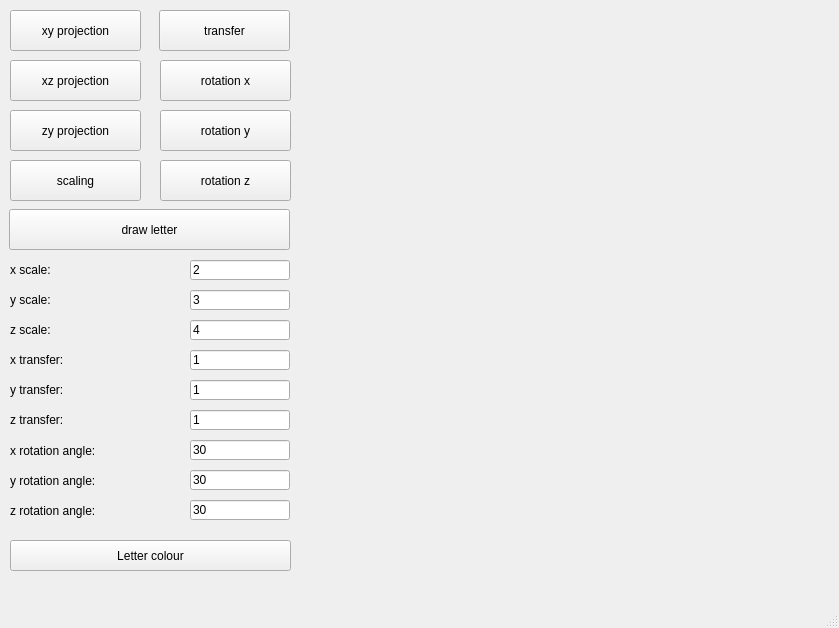
<?xml version="1.0" encoding="UTF-8"?>
<ui version="4.0">
 <class>MainWindow</class>
 <widget class="QMainWindow" name="MainWindow">
  <property name="geometry">
   <rect>
    <x>0</x>
    <y>0</y>
    <width>839</width>
    <height>628</height>
   </rect>
  </property>
  <property name="windowTitle">
   <string>MainWindow</string>
  </property>
  <widget class="QWidget" name="centralwidget">
   <widget class="letter" name="widget" native="true">
    <property name="geometry">
     <rect>
      <x>300</x>
      <y>10</y>
      <width>511</width>
      <height>531</height>
     </rect>
    </property>
   </widget>
   <widget class="QPushButton" name="pushButton">
    <property name="geometry">
     <rect>
      <x>10</x>
      <y>10</y>
      <width>131</width>
      <height>41</height>
     </rect>
    </property>
    <property name="text">
     <string>xy projection</string>
    </property>
   </widget>
   <widget class="QPushButton" name="pushButton_2">
    <property name="geometry">
     <rect>
      <x>10</x>
      <y>60</y>
      <width>131</width>
      <height>41</height>
     </rect>
    </property>
    <property name="text">
     <string>xz projection</string>
    </property>
   </widget>
   <widget class="QPushButton" name="pushButton_3">
    <property name="geometry">
     <rect>
      <x>10</x>
      <y>110</y>
      <width>131</width>
      <height>41</height>
     </rect>
    </property>
    <property name="text">
     <string>zy projection</string>
    </property>
   </widget>
   <widget class="QPushButton" name="pushButton_4">
    <property name="geometry">
     <rect>
      <x>10</x>
      <y>160</y>
      <width>131</width>
      <height>41</height>
     </rect>
    </property>
    <property name="text">
     <string>scaling</string>
    </property>
   </widget>
   <widget class="QPushButton" name="pushButton_5">
    <property name="geometry">
     <rect>
      <x>159</x>
      <y>10</y>
      <width>131</width>
      <height>41</height>
     </rect>
    </property>
    <property name="text">
     <string>transfer</string>
    </property>
   </widget>
   <widget class="QPushButton" name="pushButton_6">
    <property name="geometry">
     <rect>
      <x>160</x>
      <y>60</y>
      <width>131</width>
      <height>41</height>
     </rect>
    </property>
    <property name="text">
     <string>rotation x</string>
    </property>
   </widget>
   <widget class="QPushButton" name="pushButton_7">
    <property name="geometry">
     <rect>
      <x>160</x>
      <y>110</y>
      <width>131</width>
      <height>41</height>
     </rect>
    </property>
    <property name="text">
     <string>rotation y</string>
    </property>
   </widget>
   <widget class="QPushButton" name="pushButton_8">
    <property name="geometry">
     <rect>
      <x>160</x>
      <y>160</y>
      <width>131</width>
      <height>41</height>
     </rect>
    </property>
    <property name="text">
     <string>rotation z</string>
    </property>
   </widget>
   <widget class="QPushButton" name="pushButton_9">
    <property name="geometry">
     <rect>
      <x>9</x>
      <y>209</y>
      <width>281</width>
      <height>41</height>
     </rect>
    </property>
    <property name="text">
     <string>draw letter</string>
    </property>
   </widget>
   <widget class="QLabel" name="label">
    <property name="geometry">
     <rect>
      <x>10</x>
      <y>260</y>
      <width>171</width>
      <height>20</height>
     </rect>
    </property>
    <property name="text">
     <string>x scale:</string>
    </property>
   </widget>
   <widget class="QLineEdit" name="lineEdit">
    <property name="geometry">
     <rect>
      <x>190</x>
      <y>260</y>
      <width>100</width>
      <height>20</height>
     </rect>
    </property>
    <property name="text">
     <string>2</string>
    </property>
   </widget>
   <widget class="QLabel" name="label_2">
    <property name="geometry">
     <rect>
      <x>10</x>
      <y>290</y>
      <width>171</width>
      <height>20</height>
     </rect>
    </property>
    <property name="text">
     <string>y scale:</string>
    </property>
   </widget>
   <widget class="QLabel" name="label_3">
    <property name="geometry">
     <rect>
      <x>10</x>
      <y>320</y>
      <width>171</width>
      <height>20</height>
     </rect>
    </property>
    <property name="text">
     <string>z scale:</string>
    </property>
   </widget>
   <widget class="QLabel" name="label_4">
    <property name="geometry">
     <rect>
      <x>10</x>
      <y>350</y>
      <width>171</width>
      <height>20</height>
     </rect>
    </property>
    <property name="text">
     <string>x transfer:</string>
    </property>
   </widget>
   <widget class="QLabel" name="label_5">
    <property name="geometry">
     <rect>
      <x>10</x>
      <y>380</y>
      <width>171</width>
      <height>20</height>
     </rect>
    </property>
    <property name="text">
     <string>y transfer:</string>
    </property>
   </widget>
   <widget class="QLabel" name="label_6">
    <property name="geometry">
     <rect>
      <x>10</x>
      <y>410</y>
      <width>171</width>
      <height>20</height>
     </rect>
    </property>
    <property name="text">
     <string>z transfer:</string>
    </property>
   </widget>
   <widget class="QLabel" name="label_7">
    <property name="geometry">
     <rect>
      <x>10</x>
      <y>430</y>
      <width>171</width>
      <height>41</height>
     </rect>
    </property>
    <property name="text">
     <string>x rotation angle:</string>
    </property>
   </widget>
   <widget class="QLabel" name="label_8">
    <property name="geometry">
     <rect>
      <x>10</x>
      <y>460</y>
      <width>171</width>
      <height>41</height>
     </rect>
    </property>
    <property name="text">
     <string>y rotation angle: </string>
    </property>
   </widget>
   <widget class="QLabel" name="label_9">
    <property name="geometry">
     <rect>
      <x>10</x>
      <y>490</y>
      <width>171</width>
      <height>41</height>
     </rect>
    </property>
    <property name="text">
     <string>z rotation angle:</string>
    </property>
   </widget>
   <widget class="QLineEdit" name="lineEdit_2">
    <property name="geometry">
     <rect>
      <x>190</x>
      <y>290</y>
      <width>100</width>
      <height>20</height>
     </rect>
    </property>
    <property name="text">
     <string>3</string>
    </property>
   </widget>
   <widget class="QLineEdit" name="lineEdit_3">
    <property name="geometry">
     <rect>
      <x>190</x>
      <y>320</y>
      <width>100</width>
      <height>20</height>
     </rect>
    </property>
    <property name="text">
     <string>4</string>
    </property>
   </widget>
   <widget class="QLineEdit" name="lineEdit_4">
    <property name="geometry">
     <rect>
      <x>190</x>
      <y>350</y>
      <width>100</width>
      <height>20</height>
     </rect>
    </property>
    <property name="text">
     <string>1</string>
    </property>
   </widget>
   <widget class="QLineEdit" name="lineEdit_5">
    <property name="geometry">
     <rect>
      <x>190</x>
      <y>380</y>
      <width>100</width>
      <height>20</height>
     </rect>
    </property>
    <property name="text">
     <string>1</string>
    </property>
   </widget>
   <widget class="QLineEdit" name="lineEdit_6">
    <property name="geometry">
     <rect>
      <x>190</x>
      <y>410</y>
      <width>100</width>
      <height>20</height>
     </rect>
    </property>
    <property name="text">
     <string>1</string>
    </property>
   </widget>
   <widget class="QLineEdit" name="lineEdit_7">
    <property name="geometry">
     <rect>
      <x>190</x>
      <y>440</y>
      <width>100</width>
      <height>20</height>
     </rect>
    </property>
    <property name="text">
     <string>30</string>
    </property>
   </widget>
   <widget class="QLineEdit" name="lineEdit_8">
    <property name="geometry">
     <rect>
      <x>190</x>
      <y>470</y>
      <width>100</width>
      <height>20</height>
     </rect>
    </property>
    <property name="text">
     <string>30</string>
    </property>
   </widget>
   <widget class="QLineEdit" name="lineEdit_9">
    <property name="geometry">
     <rect>
      <x>190</x>
      <y>500</y>
      <width>100</width>
      <height>20</height>
     </rect>
    </property>
    <property name="text">
     <string>30</string>
    </property>
   </widget>
   <widget class="QPushButton" name="pushButton_10">
    <property name="geometry">
     <rect>
      <x>10</x>
      <y>540</y>
      <width>281</width>
      <height>31</height>
     </rect>
    </property>
    <property name="text">
     <string>Letter colour</string>
    </property>
   </widget>
  </widget>
  <widget class="QMenuBar" name="menubar">
   <property name="geometry">
    <rect>
     <x>0</x>
     <y>0</y>
     <width>839</width>
     <height>21</height>
    </rect>
   </property>
  </widget>
  <widget class="QStatusBar" name="statusbar"/>
 </widget>
 <customwidgets>
  <customwidget>
   <class>letter</class>
   <extends>QWidget</extends>
   <header>letter.h</header>
   <container>1</container>
  </customwidget>
 </customwidgets>
 <resources/>
 <connections/>
</ui>
